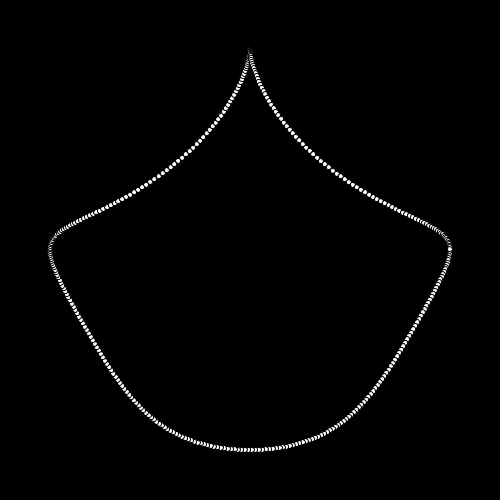
Frame 1 (no input)
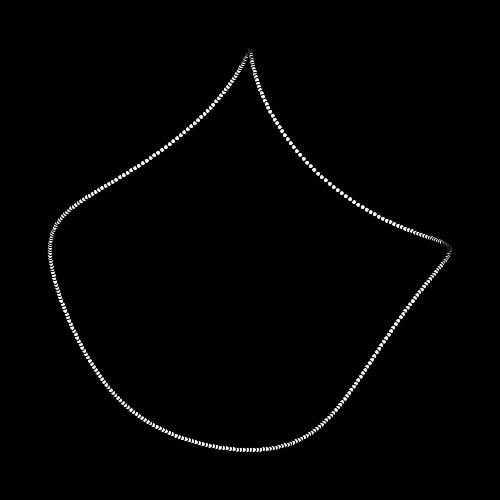
Frame 60 (the mouse pressed at the canvas centre just before this capture)
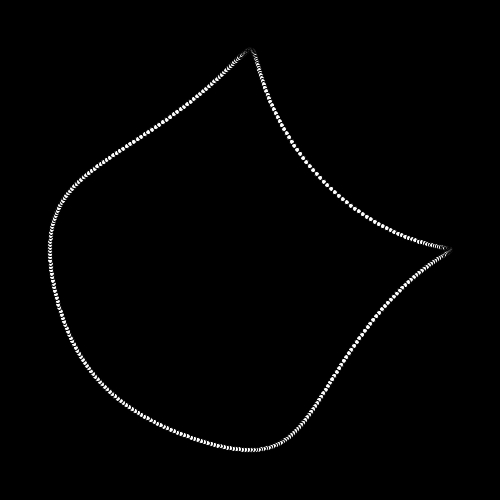
Frame 120 (the mouse held since frame 60 and released just before this capture)

The Processing sketch that drew these frames (run headless with seeded random() and noise(); from frame 60 on, the mouse is pressed at the canvas centre):

// Processing sketch: circeroid
// ── circeroid.pde
void setup(){
  size(500,500);
}
void draw(){
  background(0);
  int n = 360;
  fill(255);
  translate(width/2,height/2);
  for(int i=0;i<n;i++){
    float t = map(sin(2*PI/n*i),-1,1,0,1);
    float time = frameCount/128.0;
    float theta = (2.0*PI)/n*i+time;
    float x = t*cos(theta) + (1-t)*cos(theta)*cos(theta)*cos(theta);
    float y = t*sin(theta) + (1-t)*sin(theta)*sin(theta)*sin(theta);
    ellipse(x*200,y*200,5,5);
  }
}
